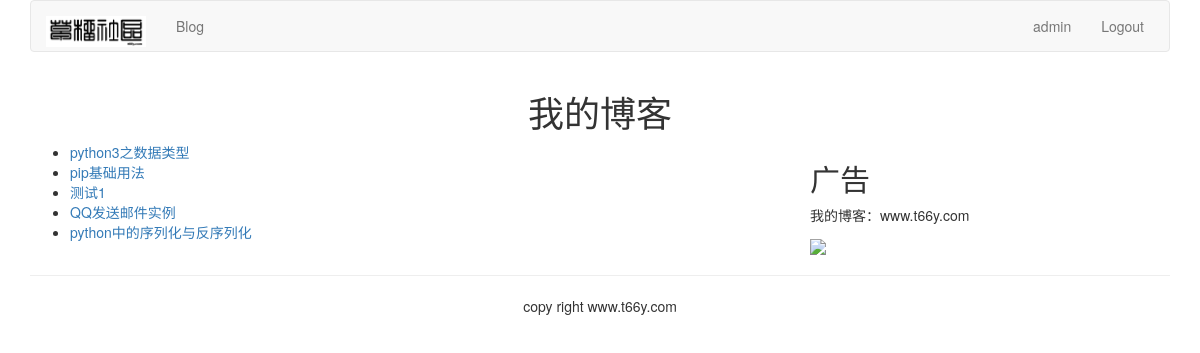
Page /blog/ (signed in) on the committed database.
### blog/models.py (models this page shows, shortened)
class BlogArticles(models.Model):
    title = models.CharField(max_length=300)
    author = models.ForeignKey(User,related_name='blog_posts')
    body = models.TextField()
    publish = models.DateTimeField(default=timezone.now)
    class Meta:
        ordering = ('-publish',)

### blog/views.py (the view)
def blog_title(request):
    blogs = BlogArticles.objects.all()
    return render(request,"blog/titles.html",{"blogs":blogs})

### templates/blog/titles.html (shortened to what this page needs)
{% extends "base.html" %}
{% block content %}
<div class="row text-center vertical-middle-sm">
    <h1>我的博客</h1>
</div>
<div class="row">
    <div class="col-xs-12 col-md-8">
        <ul>
            {% for blog in blogs %}
            <li><a href="{{blog.id}}">{{blog.title}}</a></li>
            {% endfor %}
        </ul>
    </div>
    <div class="col-cs-6 col-md-4">
        <h2>广告</h2>
        <p>我的博客：www.t66y.com</p>
        <img width="600px" src="https://timgsa.baidu.com/timg?image&quality=80&size=b9999_10000&sec=1525605640844&di=c3c2649f4d07bb454b249ee022a715d3&imgtype=0&src=http%3A%2F%2Fpic.58pic.com%2F58pic%2F12%2F57%2F16%2F82X58PIC4Ut.jpg">
    </div>
</div>
{% endblock%}

### templates/header.html
{% load staticfiles %}
<div class="container">
    <nav class="navbar navbar-default" role="navigation">
        <div class="navbar-header">
            <a class="navbar-brand" href="http://t66y.com/"><img src="{% static '/images/t66y.jpg'%}" width="100px"></a>
        </div>
        <div>
            <ul class="nav navbar-nav" role="navigation">
                <li><a href="{% url 'blog:blog_title' %}">Blog</a></li>
            </ul>
            <ul class="nav navbar-nav navbar-right" style="margin-right: 10px">
                {% if user.is_authenticated %}
                <li><a href="#">{{ user.username }}</a></li>
                <li><a href="#">Logout</a></li>
                {% else %}
                <li><a href="{% url 'account:user_logout' %}">Logout</a></li>
                {% endif %}
            </ul>
        </div>
    </nav>
</div>

### rows in the picture
BlogArticles: title "python3之数据类型"
BlogArticles: title "pip基础用法"
BlogArticles: title "测试1"
BlogArticles: title "QQ发送邮件实例"
BlogArticles: title "python中的序列化与反序列化"

### other values in the picture
{{ user.username }} "admin"
